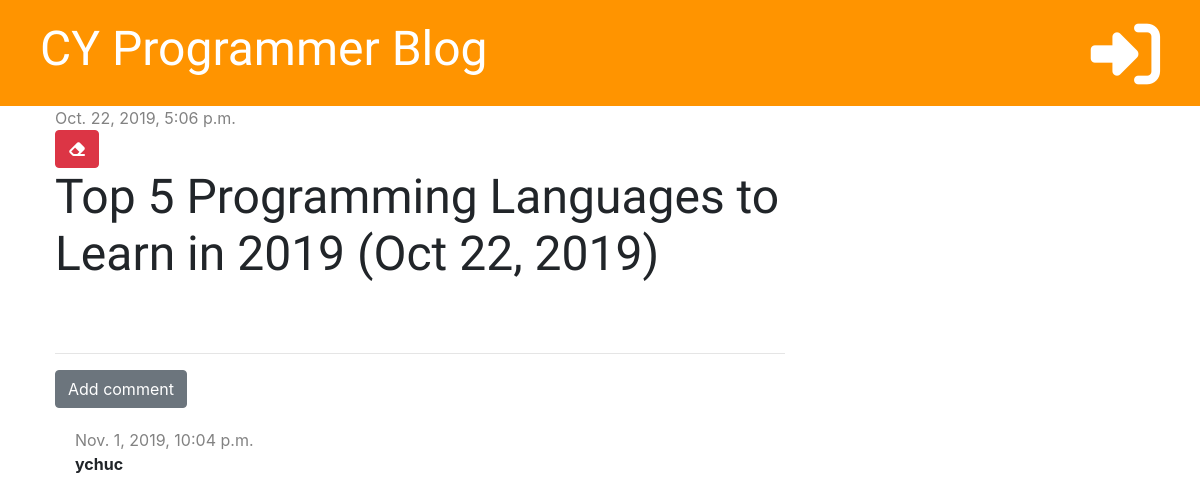
Screenshot of /post/2 with the database file from the repository.
### blog/models.py (models this page shows, shortened)
class Post(models.Model):
    author = models.ForeignKey('auth.User', on_delete=models.CASCADE)
    title = models.CharField(max_length=200)
    text = models.TextField()
    created_date = models.DateTimeField(default=timezone.now)
    published_date = models.DateTimeField(blank=True, null=True)

class Comment(models.Model):
    post = models.ForeignKey('blog.Post', on_delete=models.CASCADE, related_name='comments')
    author = models.CharField(max_length=200)
    text = models.TextField()
    created_date = models.DateTimeField(default=timezone.now)
    approved = models.BooleanField(default=False)

### blog/views.py (the view)
# urls.py: path('post/<int:pk>', views.post_detail, name='post_detail'),
def post_detail(request, pk):
    post = get_object_or_404(Post, pk=pk)
    stuff_for_frontend = {'post': post}
    return render(request, 'blog/post_detail.html', stuff_for_frontend)

### blog/templatetags/markdownify.py (called while the page is built)
@register.filter
def markdown(value):
    renderer = HighlightRenderer()
    markdown = mistune.Markdown(renderer=renderer)
    return markdown(value)

### blog/templates/blog/post_detail.html (shortened to what this page needs)
{% extends 'blog/base.html' %}
{% load markdownify %}
{% block content %}
    <div class="post" xmlns="http://www.w3.org/1999/html" xmlns="http://www.w3.org/1999/html">
        {% if post.published_date %}
            <div class="date">
                {{ post.published_date }}
            </div>
        {% else %}
            <a href="{% url 'post_publish' pk=post.pk %}" class="btn btn-primary">Publish</a>
        {% endif %}
        <a href="{%  url 'post_delete' pk=post.pk %}" class="btn btn-danger"
           onclick="return confirm('Are you sure you want to delete this post?')">
            <i class="fas fa-eraser"></i>
        </a>
        <h1>{{ post.title }}</h1>
    </div>
    <hr>
    <a href="{% url 'add_comment_to_post' pk=post.pk %}" class="btn btn-secondary">Add comment</a>
    {% for comment in post.comments.all %}
        {% if user.is_authenticated or comment.approved %}
            <div class="comment">
                <div class="date">
                    {{ comment.created_date }}
                </div>
                <strong>{{ comment.author }}</strong>
            </div>
        {%  endif %}
    {% empty %}
        <p>No comments...</p>
    {% endfor %}
{% endblock %}

### blog/static/css/blog.css (style rules this page uses)
h1, h2, h3, h4 { font-family: 'Tangerine', 'Inconsolata', 'Droid Sans', serif; font-size: 48px; }
.date { color: #828282; }
.post { margin-bottom: 70px; }
.comment { margin: 20px 0px 20px 20px; }

### rows the page displays
Post: published_date "Oct. 22, 2019, 5:06 p.m.", title "Top 5 Programming Languages to Learn in 2019 (Oct 22, 2019)"
Comment: created_date "Nov. 1, 2019, 10:04 p.m.", author "ychuc"
